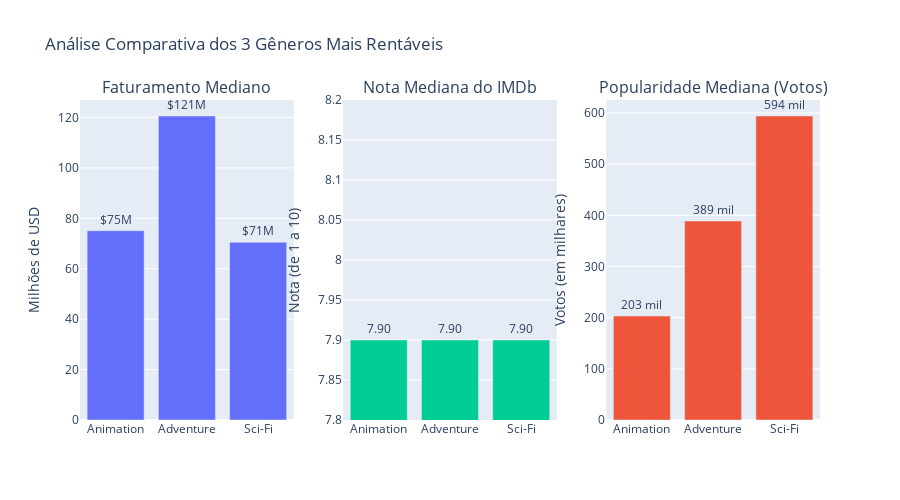

Notebook code for this chart:
### Markdown cell above
###**Análises Multivariadas**

### Code cell
# Análise multivariada para comparação interativa dos top 3 gêneros
# Definição dos 3 gêneros para comparação, baseados na análise de faturamento
top_3_genres = ['Animation', 'Adventure', 'Sci-Fi']

# Usei o df_genres_exploded (criado a partir do df_original_gross) que contém
# todas as ocorrências de gênero e apenas os dados de faturamento reais
# Filtrei para manter apenas os 3 gêneros de interesse
df_top_genres = df_genres_exploded[df_genres_exploded['Genre_List'].isin(top_3_genres)]

# Calculando as medianas para cada métrica
median_gross = df_top_genres.groupby('Genre_List')['Gross_Millions'].median().reindex(top_3_genres)
median_rating = df_top_genres.groupby('Genre_List')['IMDB_Rating'].median().reindex(top_3_genres)
median_votes = df_top_genres.groupby('Genre_List')['Votes_in_Thousands'].median().reindex(top_3_genres)

# Criando a figura com 3 subplots
fig = make_subplots(
    rows=1, cols=3,
    subplot_titles=("Faturamento Mediano", "Nota Mediana do IMDb", "Popularidade Mediana (Votos)")
)

# Gráfico 1: Faturamento Mediano
fig.add_trace(go.Bar(
    x=median_gross.index,
    y=median_gross.values,
    text=median_gross.values,
    texttemplate='$%{text:.0f}M', # para formatação do texto aparecer como $133M
    textposition='outside',
    marker_color='#636EFA' # Azul
), row=1, col=1)

# Gráfico 2: Nota Mediana do IMDb
fig.add_trace(go.Bar(
    x=median_rating.index,
    y=median_rating.values,
    text=median_rating.values,
    texttemplate='%{text:.2f}',
    textposition='outside',
    marker_color='#00CC96' # Verde
), row=1, col=2)

# Gráfico 3: Popularidade Mediana
fig.add_trace(go.Bar(
    x=median_votes.index,
    y=median_votes.values,
    text=median_votes.values,
    texttemplate='%{text:.0f} mil',
    textposition='outside',
    marker_color='#EF553B' # Laranja
), row=1, col=3)

# Atualizando e limpando o layout
fig.update_layout(
    title_text='Análise Comparativa dos 3 Gêneros Mais Rentáveis',
    showlegend=False,
    height=500,
    yaxis_title="Milhões de USD",
    yaxis2_title="Nota (de 1 a 10)",
    yaxis3_title="Votos (em milhares)"
)

# Ajustando o range do eixo Y do gráfico de notas para destacar as diferenças
fig.update_yaxes(range=[7.8, 8.2], row=1, col=2)

fig.show()

### Figure 1 — Plotly figure (JSON) as saved in the notebook; plotly's stock layout.template omitted (floating-point values rounded to 4 significant figures)
{"data": [{"marker": {"color": "#636EFA"}, "text": [75.08, 120.6, 70.51], "textposition": "outside", "texttemplate": "$%{text:.0f}M", "type": "bar", "x": ["Animation", "Adventure", "Sci-Fi"], "xaxis": "x", "y": [75.08, 120.6, 70.51], "yaxis": "y"}, {"marker": {"color": "#00CC96"}, "text": [7.9, 7.9, 7.9], "textposition": "outside", "texttemplate": "%{text:.2f}", "type": "bar", "x": ["Animation", "Adventure", "Sci-Fi"], "xaxis": "x2", "y": [7.9, 7.9, 7.9], "yaxis": "y2"}, {"marker": {"color": "#EF553B"}, "text": [203.2, 389.0, 594.2], "textposition": "outside", "texttemplate": "%{text:.0f} mil", "type": "bar", "x": ["Animation", "Adventure", "Sci-Fi"], "xaxis": "x3", "y": [203.2, 389.0, 594.2], "yaxis": "y3"}], "layout": {"annotations": [{"font": {"size": 16}, "showarrow": false, "text": "Faturamento Mediano", "x": 0.1444, "xanchor": "center", "xref": "paper", "y": 1, "yanchor": "bottom", "yref": "paper"}, {"font": {"size": 16}, "showarrow": false, "text": "Nota Mediana do IMDb", "x": 0.5, "xanchor": "center", "xref": "paper", "y": 1, "yanchor": "bottom", "yref": "paper"}, {"font": {"size": 16}, "showarrow": false, "text": "Popularidade Mediana (Votos)", "x": 0.8556, "xanchor": "center", "xref": "paper", "y": 1, "yanchor": "bottom", "yref": "paper"}], "height": 500, "showlegend": false, "title": {"text": "Análise Comparativa dos 3 Gêneros Mais Rentáveis"}, "xaxis": {"anchor": "y", "domain": [0, 0.2889]}, "xaxis2": {"anchor": "y2", "domain": [0.3556, 0.6444]}, "xaxis3": {"anchor": "y3", "domain": [0.7111, 1]}, "yaxis": {"anchor": "x", "domain": [0, 1], "title": {"text": "Milhões de USD"}}, "yaxis2": {"anchor": "x2", "domain": [0, 1], "range": [7.8, 8.2], "title": {"text": "Nota (de 1 a 10)"}}, "yaxis3": {"anchor": "x3", "domain": [0, 1], "title": {"text": "Votos (em milhares)"}}}}
